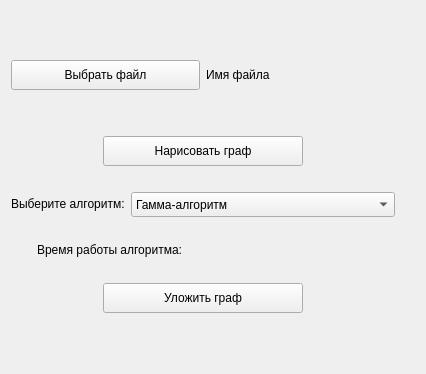
<?xml version="1.0" encoding="UTF-8"?>
<ui version="4.0">
 <class>GraphPage</class>
 <widget class="QWidget" name="GraphPage">
  <property name="geometry">
   <rect>
    <x>0</x>
    <y>0</y>
    <width>410</width>
    <height>374</height>
   </rect>
  </property>
  <property name="windowTitle">
   <string>Form</string>
  </property>
  <layout class="QHBoxLayout" name="horizontalLayout">
   <item>
    <layout class="QVBoxLayout" name="verticalLayout">
     <property name="rightMargin">
      <number>20</number>
     </property>
     <item>
      <spacer name="verticalSpacer_2">
       <property name="orientation">
        <enum>Qt::Vertical</enum>
       </property>
       <property name="sizeHint" stdset="0">
        <size>
         <width>20</width>
         <height>40</height>
        </size>
       </property>
      </spacer>
     </item>
     <item>
      <layout class="QHBoxLayout" name="horizontalLayout_2">
       <property name="topMargin">
        <number>10</number>
       </property>
       <property name="bottomMargin">
        <number>10</number>
       </property>
       <item>
        <widget class="QPushButton" name="btn_file">
         <property name="sizePolicy">
          <sizepolicy hsizetype="Minimum" vsizetype="Fixed">
           <horstretch>0</horstretch>
           <verstretch>0</verstretch>
          </sizepolicy>
         </property>
         <property name="minimumSize">
          <size>
           <width>0</width>
           <height>30</height>
          </size>
         </property>
         <property name="maximumSize">
          <size>
           <width>200</width>
           <height>60</height>
          </size>
         </property>
         <property name="cursor">
          <cursorShape>PointingHandCursor</cursorShape>
         </property>
         <property name="text">
          <string>Выбрать файл</string>
         </property>
        </widget>
       </item>
       <item>
        <widget class="QLabel" name="lbl_file_name">
         <property name="sizePolicy">
          <sizepolicy hsizetype="Preferred" vsizetype="Maximum">
           <horstretch>0</horstretch>
           <verstretch>0</verstretch>
          </sizepolicy>
         </property>
         <property name="text">
          <string>Имя файла</string>
         </property>
        </widget>
       </item>
      </layout>
     </item>
     <item>
      <widget class="QLabel" name="lbl_graph_info">
       <property name="sizePolicy">
        <sizepolicy hsizetype="Preferred" vsizetype="Maximum">
         <horstretch>0</horstretch>
         <verstretch>0</verstretch>
        </sizepolicy>
       </property>
       <property name="text">
        <string/>
       </property>
      </widget>
     </item>
     <item>
      <layout class="QHBoxLayout" name="horizontalLayout_5">
       <property name="topMargin">
        <number>10</number>
       </property>
       <property name="bottomMargin">
        <number>10</number>
       </property>
       <item>
        <widget class="QPushButton" name="btn_draw">
         <property name="minimumSize">
          <size>
           <width>0</width>
           <height>30</height>
          </size>
         </property>
         <property name="maximumSize">
          <size>
           <width>200</width>
           <height>60</height>
          </size>
         </property>
         <property name="cursor">
          <cursorShape>PointingHandCursor</cursorShape>
         </property>
         <property name="text">
          <string>Нарисовать граф</string>
         </property>
        </widget>
       </item>
      </layout>
     </item>
     <item>
      <layout class="QHBoxLayout" name="horizontalLayout_4">
       <property name="topMargin">
        <number>10</number>
       </property>
       <property name="bottomMargin">
        <number>10</number>
       </property>
       <item>
        <widget class="QLabel" name="lbl_algorithm">
         <property name="sizePolicy">
          <sizepolicy hsizetype="Maximum" vsizetype="Fixed">
           <horstretch>0</horstretch>
           <verstretch>0</verstretch>
          </sizepolicy>
         </property>
         <property name="text">
          <string>Выберите алгоритм:</string>
         </property>
        </widget>
       </item>
       <item>
        <widget class="QComboBox" name="cbx_algorithm">
         <property name="sizePolicy">
          <sizepolicy hsizetype="Preferred" vsizetype="Maximum">
           <horstretch>0</horstretch>
           <verstretch>0</verstretch>
          </sizepolicy>
         </property>
         <property name="minimumSize">
          <size>
           <width>0</width>
           <height>25</height>
          </size>
         </property>
         <property name="maximumSize">
          <size>
           <width>16777215</width>
           <height>16777215</height>
          </size>
         </property>
         <property name="cursor">
          <cursorShape>PointingHandCursor</cursorShape>
         </property>
         <property name="currentIndex">
          <number>0</number>
         </property>
         <item>
          <property name="text">
           <string>Гамма-алгоритм</string>
          </property>
         </item>
         <item>
          <property name="text">
           <string>Алгоритм, основанный на методе отжига</string>
          </property>
         </item>
         <item>
          <property name="text">
           <string>Алгоритм на PQ-деревьях</string>
          </property>
         </item>
        </widget>
       </item>
      </layout>
     </item>
     <item>
      <layout class="QHBoxLayout" name="horizontalLayout_3">
       <property name="topMargin">
        <number>10</number>
       </property>
       <property name="bottomMargin">
        <number>10</number>
       </property>
       <item>
        <widget class="QLabel" name="lbl_clock">
         <property name="sizePolicy">
          <sizepolicy hsizetype="Fixed" vsizetype="Fixed">
           <horstretch>0</horstretch>
           <verstretch>0</verstretch>
          </sizepolicy>
         </property>
         <property name="maximumSize">
          <size>
           <width>20</width>
           <height>20</height>
          </size>
         </property>
         <property name="text">
          <string/>
         </property>
         <property name="pixmap">
          <pixmap>resources/img/clock.png</pixmap>
         </property>
         <property name="scaledContents">
          <bool>true</bool>
         </property>
        </widget>
       </item>
       <item>
        <widget class="QLabel" name="lbl_time">
         <property name="sizePolicy">
          <sizepolicy hsizetype="Preferred" vsizetype="Fixed">
           <horstretch>0</horstretch>
           <verstretch>0</verstretch>
          </sizepolicy>
         </property>
         <property name="text">
          <string>Время работы алгоритма:</string>
         </property>
        </widget>
       </item>
      </layout>
     </item>
     <item>
      <layout class="QHBoxLayout" name="horizontalLayout_6">
       <property name="topMargin">
        <number>10</number>
       </property>
       <property name="bottomMargin">
        <number>10</number>
       </property>
       <item>
        <widget class="QPushButton" name="btn_embed">
         <property name="minimumSize">
          <size>
           <width>0</width>
           <height>30</height>
          </size>
         </property>
         <property name="maximumSize">
          <size>
           <width>200</width>
           <height>60</height>
          </size>
         </property>
         <property name="cursor">
          <cursorShape>PointingHandCursor</cursorShape>
         </property>
         <property name="text">
          <string>Уложить граф</string>
         </property>
        </widget>
       </item>
      </layout>
     </item>
     <item>
      <spacer name="verticalSpacer">
       <property name="orientation">
        <enum>Qt::Vertical</enum>
       </property>
       <property name="sizeHint" stdset="0">
        <size>
         <width>20</width>
         <height>40</height>
        </size>
       </property>
      </spacer>
     </item>
    </layout>
   </item>
  </layout>
 </widget>
 <resources/>
 <connections/>
</ui>
